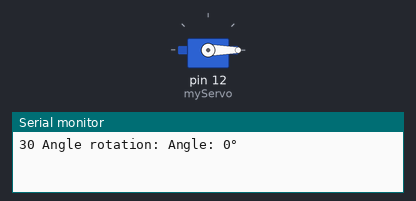
Bench run of a sketch on a simulated Arduino Uno, built with avr-gcc and run on an emulated ATmega328P. On the bench: servo, the last lines printed to the serial monitor.

Above: at 0.05 s.
At 1.9 s:
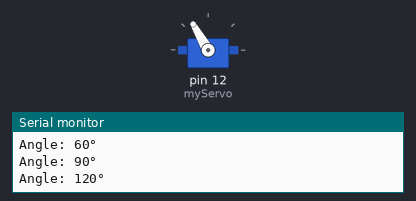
At 3.75 s:
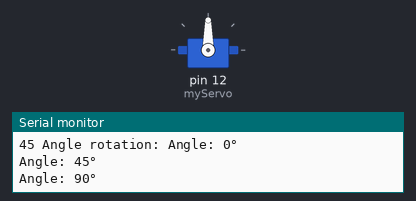
At 7.5 s:
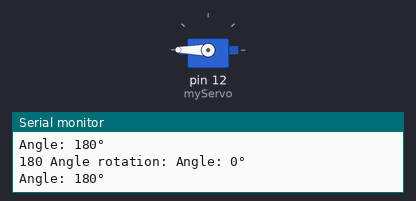
Timing chart, 0 to 9.8 s (numbered marks = the images above):
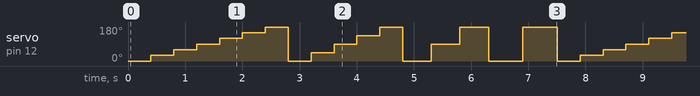

The sketch:

arduino_servo_fs_90_30-45-90-180-angle-rotate.ino
```cpp
#include <Servo.h>

Servo myServo;

void setup() {
  Serial.begin(9600);
  myServo.attach(12);
}

void loop() {
  Serial.print("30 Angle rotation: ");
  for (int angle = 0; angle <= 180; angle += 30) {
    myServo.write(angle);
    Serial.print("Angle: ");
    Serial.print(angle);
    Serial.println("°");
    delay(400);
  }

  Serial.print("45 Angle rotation: ");
  for (int angle = 0; angle <= 180; angle += 45) {
    myServo.write(angle);
    Serial.print("Angle: ");
    Serial.print(angle);
    Serial.println("°");
    delay(400);
  }

  Serial.print("90 Angle rotation: ");
  for (int angle = 0; angle <= 180; angle += 90) {
    myServo.write(angle);
    Serial.print("Angle: ");
    Serial.print(angle);
    Serial.println("°");
    delay(500);
  }

  Serial.print("180 Angle rotation: ");
  for (int angle = 0; angle <= 180; angle += 180) {
    myServo.write(angle);
    Serial.print("Angle: ");
    Serial.print(angle);
    Serial.println("°");
    delay(600);
  }

}
```

Measured:
- by itself, servo on pin 12 (myServo): repeats every 7.5 s: 60° 0.40 s, 90° 0.40 s, 120° 0.40 s, 150° 0.40 s, 180° 0.40 s, 0° 0.40 s, 45° 0.40 s, 90° 0.40 s, 135° 0.40 s, 180° 0.40 s, 0° 0.50 s, 90° 0.50 s, 180° 0.50 s, 0° 0.60 s, 180° 0.60 s, 0° 0.40 s, 30° 0.40 s
